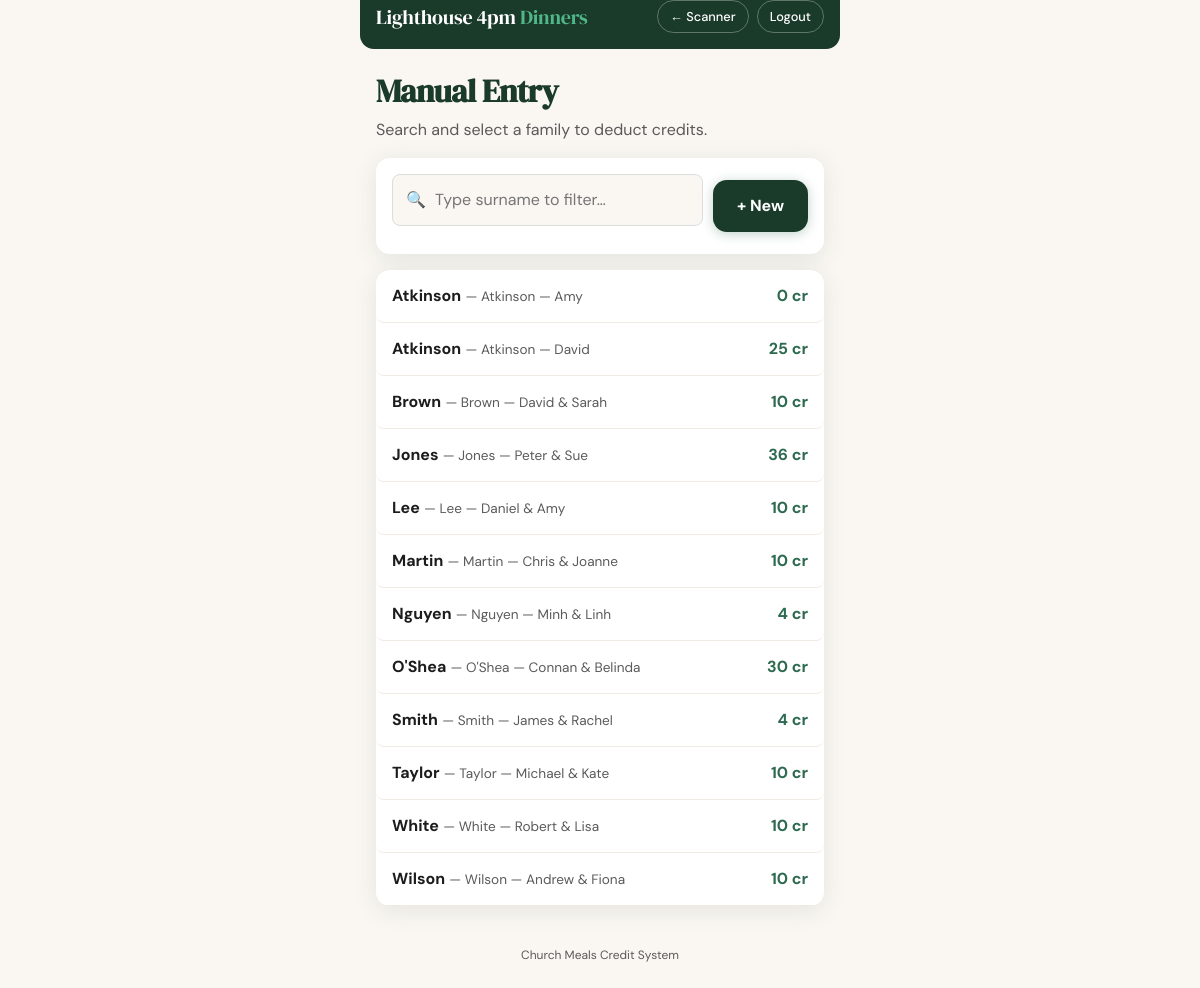
The page /kiosk/manual/ (signed in) on the database its author committed.
### meals/models.py (models this page shows, shortened)
class Family(models.Model):
    display_name = models.CharField(max_length=150)
    surname = models.CharField(max_length=100, db_index=True)
    primary_contact = models.CharField(max_length=100)
    pin_hash = models.CharField(max_length=256)
    credit_units = models.PositiveIntegerField(default=0)
    is_active = models.BooleanField(default=True)
    class Meta:
        ordering = ['surname', 'display_name']
        verbose_name_plural = 'Families'

### meals/views.py (the view)
# urls.py: path('kiosk/manual/', views.kiosk_manual, name='kiosk_manual'),
@require_kiosk_session
def kiosk_manual(request):
    families = Family.objects.filter(is_active=True).order_by('surname', 'display_name')
    return render(request, 'meals/kiosk_manual.html', {'families': families})

### meals/utils.py (called while the page is built)
def require_kiosk_session(view_func):
    @wraps(view_func)
    def wrapper(request, *args, **kwargs):
        if not request.session.get('kiosk_authenticated'):
            return redirect('meals:kiosk_login')
        return view_func(request, *args, **kwargs)
    return wrapper

### templates/meals/kiosk_manual.html (shortened to what this page needs)
{% extends "base.html" %}
{% block body_class %}kiosk-mode{% endblock %}
{% block header_nav %}
  <a href="{% url 'meals:kiosk_scanner' %}" class="nav-link">← Scanner</a>
  <a href="{% url 'meals:kiosk_logout' %}" class="nav-link">Logout</a>
{% endblock %}
{% block content %}
<div class="animate-in" style="margin-bottom:16px;">
  <h1>Manual Entry</h1>
  <p>Search and select a family to deduct credits.</p>
</div>
<div class="card animate-in delay-1" style="padding:16px;">
  <div style="display:flex; gap:10px; align-items:center;">
    <div class="search-wrap mb-0" style="flex:1;">
      <span class="search-icon">🔍</span>
      <input type="text" id="search-input" placeholder="Type surname to filter…" autocomplete="off" autocorrect="off" spellcheck="false" autofocus>
    </div>
    <button class="btn btn-primary" onclick="showAddFamily()" style="flex: 0 0 auto; width: auto; background: var(--green-deep); border: none; font-weight: bold;">
      + New
    </button>
  </div>
</div>
<div class="card animate-in delay-2" style="padding:0; overflow-y:auto; max-height: calc(100vh - 260px);">
  <ul class="family-list" id="family-list">
    {% for family in families %}
    <li class="family-item" data-surname="{{ family.surname|lower }}" data-name="{{ family.display_name|lower }}" onclick="window.location='{% url 'meals:kiosk_family_detail' family.id %}'">
      <span class="surname">{{ family.surname }}</span>
      <span class="full-name"> — {{ family.display_name }}</span>
      <span class="balance">{{ family.credit_units }} cr</span>
    </li>
    {% empty %}
    <li style="padding:16px; color:var(--ink-muted);">No families found.</li>
    {% endfor %}
  </ul>
</div>
{% endblock %}

### templates/base.html (shortened to what this page needs)
<!DOCTYPE html>
<html lang="en">
<head>
</head>
<body class="{% block body_class %}{% endblock %}">
<div class="page-wrap">
  <header class="site-header">
    <a href="/" class="site-logo">Lighthouse 4pm <span>Dinners</span></a>
    <nav class="header-nav">
      {% block header_nav %}{% endblock %}
    </nav>
  </header>
  <main class="main-content">
    {% block content %}{% endblock %}
  </main>
  <footer style="padding: 24px 0; text-align: center;">
    <p class="text-muted mb-0" style="font-size: 0.75rem;">Church Meals Credit System</p>
  </footer>
</div>
</body>
</html>

### templates/base.html (style rules this page uses)
:root { --green-deep: #1a3a2a; --green-mid: #2d6a4f; --green-light: #52b788; --green-pale: #d8f3dc; --cream: #faf7f2; --cream-dark: #f0ebe0; --ink: #1c1c1c; --ink-muted: #5a5a5a; --success: #1b7a3e; --success-bg: #d4edda; --danger: #c0392b; --danger-bg: #fde8e6; --warning-bg: #fff3cd; --radius: 14px; --radius-sm: 8px; --shadow: 0 4px 24px rgba(26,58,42,0.10); --shadow-lg: 0 8px 40px rgba(26,58,42,0.16); --font-display: 'DM Serif Display', Georgia, serif; --font-body: 'DM Sans', system-ui, sans-serif; }
*, *::before, *::after { box-sizing: border-box; margin: 0; padding: 0; }
html { font-size: 16px; -webkit-text-size-adjust: 100%; }
body { font-family: var(--font-body); background: var(--cream); color: var(--ink); min-height: 100dvh; line-height: 1.5; }
.page-wrap { max-width: 480px; margin: 0 auto; padding: 0 16px env(safe-area-inset-bottom, 16px); min-height: 100dvh; display: flex; flex-direction: column; }
.site-header { padding: 20px 0 12px; display: flex; align-items: center; justify-content: space-between; border-bottom: 1.5px solid var(--cream-dark); margin-bottom: 28px; }
.site-logo { font-family: var(--font-display); font-size: 1.25rem; color: var(--green-deep); text-decoration: none; letter-spacing: -0.01em; }
.site-logo span { color: var(--green-light); }
.header-nav { display: flex; gap: 8px; align-items: center; }
.nav-link { font-size: 0.8rem; font-weight: 500; color: var(--ink-muted); text-decoration: none; padding: 6px 12px; border-radius: 20px; border: 1.5px solid var(--cream-dark); transition: all 0.15s; }
h1 { font-family: var(--font-display); font-size: 2rem; color: var(--green-deep); line-height: 1.15; letter-spacing: -0.02em; margin-bottom: 8px; }
p { color: var(--ink-muted); margin-bottom: 12px; }
.card { background: #fff; border-radius: var(--radius); box-shadow: var(--shadow); padding: 24px; margin-bottom: 16px; }
.btn { display: inline-flex; align-items: center; justify-content: center; gap: 8px; min-height: 52px; padding: 12px 24px; border-radius: var(--radius); font-family: var(--font-body); font-size: 1rem; font-weight: 600; cursor: pointer; border: none; text-decoration: none; transition: transform 0.1s, box-shadow 0.1s, background 0.15s; width: 100%; -webkit-tap-highlight-color: transparent; }
.btn-primary { background: var(--green-mid); color: #fff; box-shadow: 0 2px 12px rgba(45,106,79,0.3); }
input[type="text"], input[type="tel"], input[type="number"], input[type="password"], select { width: 100%; min-height: 52px; padding: 12px 16px; border: 1.5px solid #ddd; border-radius: var(--radius-sm); font-family: var(--font-body); font-size: 1rem; background: var(--cream); color: var(--ink); outline: none; transition: border-color 0.15s; }
.text-muted { color: var(--ink-muted); font-size: 0.875rem; }
.mb-0 { margin-bottom: 0; }
.family-list { list-style: none; }
.family-item { padding: 14px 16px; border-bottom: 1px solid var(--cream-dark); cursor: pointer; transition: background 0.1s; border-radius: var(--radius-sm); }
.family-item .surname { font-weight: 700; }
.family-item .full-name { font-size: 0.85rem; color: var(--ink-muted); }
.family-item .balance { font-weight: 700; color: var(--green-mid); float: right; font-size: 1rem; }
.search-wrap { position: relative; margin-bottom: 12px; }
.search-wrap input { padding-left: 42px; }
.search-icon { position: absolute; left: 14px; top: 50%; transform: translateY(-50%); color: var(--ink-muted); pointer-events: none; }
.kiosk-mode .site-header { background: var(--green-deep); margin: -16px -16px 24px; padding: 16px; border-radius: 0 0 var(--radius) var(--radius); border: none; }
.kiosk-mode .site-logo, .kiosk-mode .nav-link { color: #fff; border-color: rgba(255,255,255,0.3); }
.animate-in { animation: fadeUp 0.3s ease both; }
.delay-1 { animation-delay: 0.05s; }
.delay-2 { animation-delay: 0.10s; }

### rows shown on the page
Family: surname "Atkinson", display_name "Atkinson — Amy", credit_units "0"
Family: surname "Atkinson", display_name "Atkinson — David", credit_units "25"
Family: surname "Brown", display_name "Brown — David & Sarah", credit_units "10"
Family: surname "Jones", display_name "Jones — Peter & Sue", credit_units "36"
Family: surname "Lee", display_name "Lee — Daniel & Amy", credit_units "10"
Family: surname "Martin", display_name "Martin — Chris & Joanne", credit_units "10"
Family: surname "Nguyen", display_name "Nguyen — Minh & Linh", credit_units "4"
Family: surname "O'Shea", display_name "O'Shea — Connan & Belinda", credit_units "30"
Family: surname "Smith", display_name "Smith — James & Rachel", credit_units "4"
Family: surname "Taylor", display_name "Taylor — Michael & Kate", credit_units "10"
Family: surname "White", display_name "White — Robert & Lisa", credit_units "10"
Family: surname "Wilson", display_name "Wilson — Andrew & Fiona", credit_units "10"
